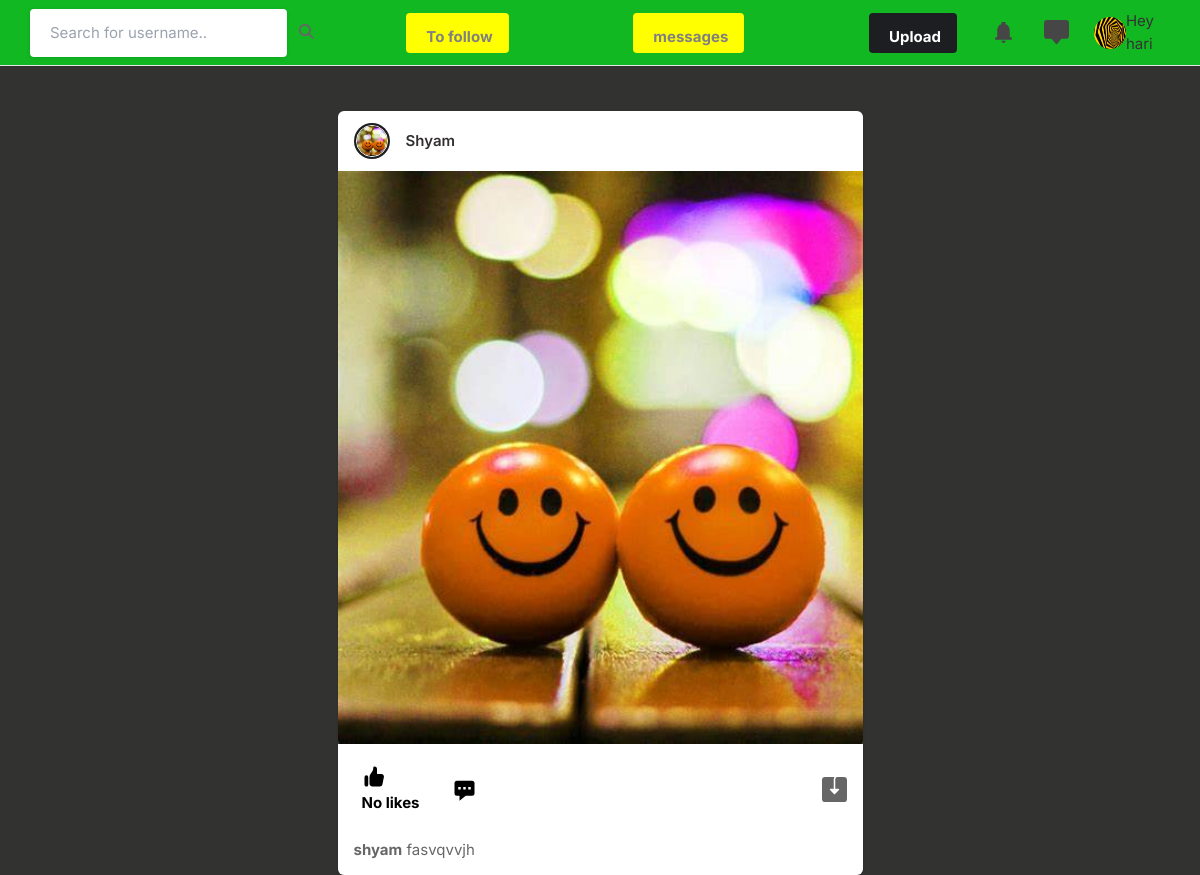
Before: / (signed in) with the older database file.
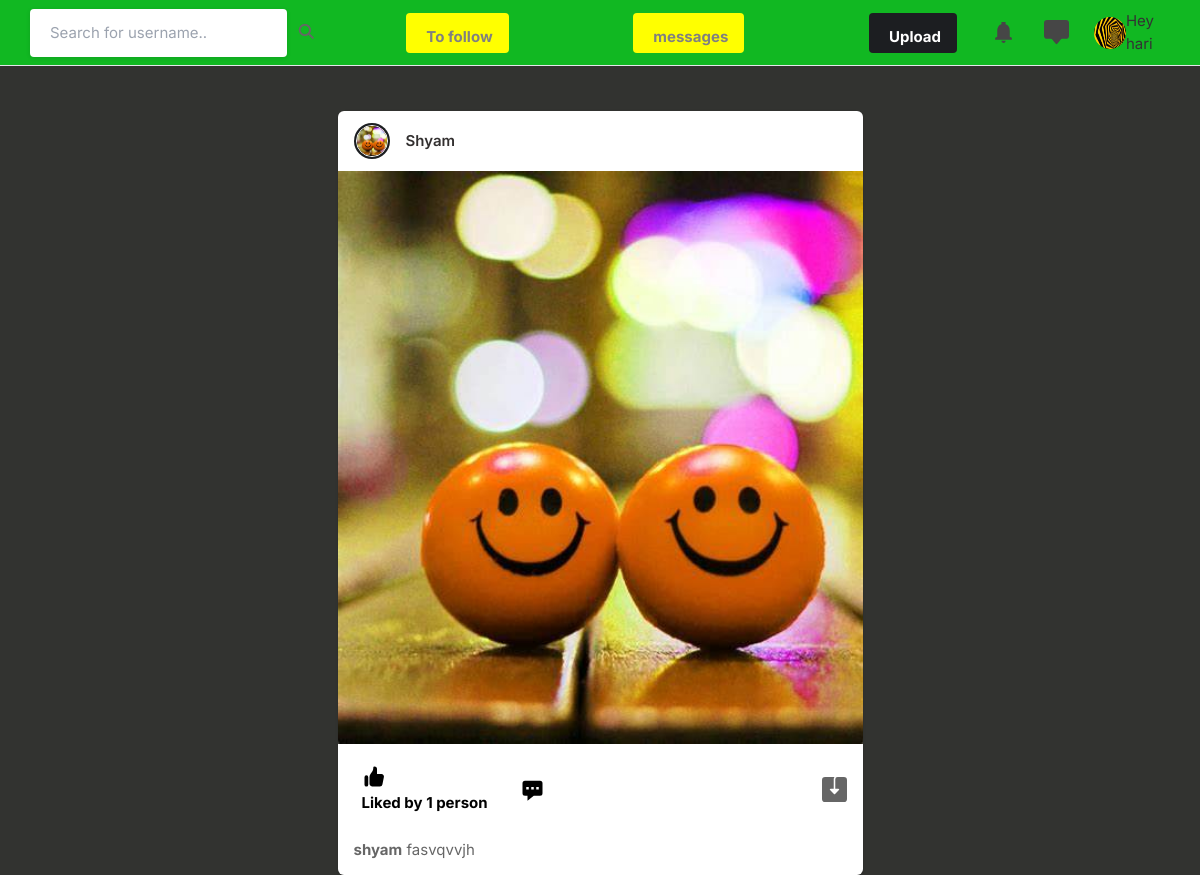
After: the same page with the newer database file.
### Social_Media_App/models.py (models this page shows, shortened)
class Profile(models.Model):
    user = models.ForeignKey(User, on_delete= models.CASCADE)
    id_user = models.IntegerField()
    bio = models.TextField(blank = True)
    profile_img = models.ImageField(upload_to = 'profile_img', default ='blank-profile-picture.png')
    location = models.CharField(max_length=100, blank=True)
    working = models.CharField(max_length=100, default=True)

class posting(models.Model):
    id = models.UUIDField(primary_key=True, default=uuid.uuid4)
    user =models.CharField(max_length=100)
    image = models.ImageField(upload_to = "posting_images")
    caption =models.TextField()
    created_at =models.DateTimeField(default=datetime.now)
    likes=models.IntegerField(default=0)

### Social_Media_App/views.py (the view)
# urls.py: path('', home),
@login_required(login_url='signin')
def home(request):
    user_object = User.objects.get(username=request.user.username)
    user_profile = Profile.objects.get(user=user_object)
    user_following_list = []
    feed = []
    user_following = followerscount.objects.filter(follower=request.user.username)
    for users in user_following:
        user_following_list.append(users.user)
    for usernames in user_following_list:
        feed_lists = posting.objects.filter(user=usernames)
        feed.append(feed_lists)
    feed_list = list(chain(*feed))
    all_users = User.objects.all()
    user_following_all = []
    for user in user_following:
        user_list = User.objects.get(username=user.user)
        user_following_all.append(user_list)
    new_suggestions_list = [x for x in list(all_users) if (x not in list(user_following_all))]
    current_user = User.objects.filter(username=request.user.username)
    final_suggestions_list = [x for x in list(new_suggestions_list) if (x not in list(current_user))]
    random.shuffle(final_suggestions_list)
    username_profile = []
    username_profile_list = []
    for users in final_suggestions_list:
        username_profile.append(users.id)
    for ids in username_profile:
        profile_lists = Profile.objects.filter(id_user=ids)
        username_profile_list.append(profile_lists)
    suggestions_username_profile_list = list(chain(*username_profile_list))
    return render(request, 'index.html', {'user_profile': user_profile, 'user_object': user_object, 'posts': feed_list,
                                          'suggestions': suggestions_username_profile_list[:4]})

### templates/index.html (shortened to what this page needs)
{% load static %}
<!DOCTYPE html>
<html lang="en">
<head>
    <link rel="stylesheet" href="{% static 'assets/css/icons.css' %}">
    <link rel="stylesheet" href="{% static 'assets/css/uikit.css' %}">
    <link rel="stylesheet" href="{% static 'assets/css/style.css' %}">
    <link rel="stylesheet" href="{% static 'assets/css/tailwind.css' %}">
    <link rel="stylesheet" href="https://cdnjs.cloudflare.com/ajax/libs/font-awesome/4.7.0/css/font-awesome.min.css">
</head>
<body style="background-color:rgb(50, 51, 48)!important ;">
    <header style="background-color: rgb(17, 184, 34);">
        <div class="header_inner">
            <form action="/search" method="post">{% csrf_token %}
                <div class="left-side">
                    <input type="text" name="username" placeholder="Search for username.."> &nbsp; &nbsp;
                    <button type="submit"><i class="fa fa-search"></i></button>
                </div>
            </form>
            <div class="right-side lg:pr-4">
                <a href="#"
                    class="bg-yellow-400 flex font-bold hidden hover:bg-transparent hover:text-white  items-right lg:block max-h-10 mr-4 px-4 py-2 rounded shado text-white">
                              To follow
                </a>
            </div>
            <div class="right-side lg:pr-4">
                <a href="#"
                    class="bg-yellow-400 flex font-bold hidden hover:bg-transparent hover:text-white  items-right lg:block max-h-10 mr-4 px-4 py-2 rounded shado text-white">
                             messages
                </a>
            </div>
            <div class="right-side lg:pr-4">
                <a href="#"
                    class="bg-pink-500 flex font-bold hidden hover:bg-pink-600 hover:text-white inline-block items-center lg:block max-h-10 mr-4 px-4 py-2 rounded shado text-white">
                              Upload
                </a>
                <a href="#" class="header-links-item">
                </a>
                <a href="#" class="header-links-item">
                </a>
                <a href="#">
                    <img src="{{user_profile.profile_img.url}}" class="header-avatar" alt="">
                </a>
                <div>
                    <h4>Hey</h4>
                    <h3>{{user_object.first_name}}</h3>
                </div>
            </div>
        </div>
    </header>
    <div class="container m-auto">
        <div class="lg:flex justify-center lg:space-x-10 lg:space-y-0 space-y-5">
            <div class="space-y-5 flex-shrink-0 lg:w-7/12">
                {% for post in posts reversed %}
                <div class="bg-white shadow rounded-md  -mx-2 lg:mx-0">
                    <div class="flex justify-between items-center px-4 py-3">
                        <div class="flex flex-1 items-center space-x-4">
                            <a href="#">
                                <div class="bg-gradient-to-tr from-yellow-600 to-pink-600 p-0.5 rounded-full">
                                    <img src="{{post.image.url}}"
                                        class="bg-gray-200 border border-white rounded-full w-8 h-8">
                                </div>
                            </a>
                            <span class="block capitalize font-semibold "> <a
                                    href="/profile/{{post.user}}">{{post.user}}</a> <br>
                            </span>
                        </div>
                        <div>
                            <a href="#"> <i
                                    class="icon-feather-more-horizontal text-2xl hover:bg-gray-200 rounded-full p-2 transition -mr-1 "></i>
                            </a>
                        </div>
                    </div>
                    <div uk-lightbox>
                        <a href="{{post.image.url}}">
                            <img src="{{post.image.url}}" width="100%" height="100%" alt="">
                        </a>
                    </div>
                    <div class="py-3 px-4 space-y-3">
                        <div class="flex space-x-4 lg:font-bold">
                            <a href="/like_post?post_id={{post.id}}" class="flex items-center space-x-2">
                                <div class="p-2 rounded-full text-black">
                                    {% if post.likes == 0 %}
                                    <p>No likes</p>
                                    {% elif post.likes == 1 %}
                                    <p>Liked by {{post.likes}} person</p>
                                    {% else %}
                                    <p>Liked by {{post.likes}} person</p>
                                    {% endif %}
                                </div>
                            </a>
                            <a href="#" class="flex items-center space-x-2">
                                <div class="p-2 rounded-full text-black">
                                    <svg xmlns="http://www.w3.org/2000/svg" viewBox="0 0 20 20" fill="currentColor"
                                        width="25" height="25" class="">
                                        <path fill-rule="evenodd"
                                            d="M18 5v8a2 2 0 01-2 2h-5l-5 4v-4H4a2 2 0 01-2-2V5a2 2 0 012-2h12a2 2 0 012 2zM7 8H5v2h2V8zm2 0h2v2H9V8zm6 0h-2v2h2V8z"
                                            clip-rule="evenodd" />
                                    </svg>
                                </div>
                            </a>
                            <a href="{{post.image.url}}" class="flex items-center space-x-2 flex-1 justify-end"
                                download>
                            </a>
                        </div>
                        <p>
                            <a href="/profile/{{post.user}}"><strong>{{post.user}}</strong> </a>{{post.caption}}
                        </p>
                    </div>
                </div>
                {% endfor %}
            </div>
        </div>
    </div>
</body>
</html>

### static/assets/css/style.css (style rules this page uses)
body { background-color: #2c508e!important; }
button { vertical-align: middle; }
input { height: 48px; line-height: 48px; padding: 0 20px; outline: none; font-size: 15px; color: #808080; max-width: 100%; width: 100%; -webkit-box-sizing: border-box; box-sizing: border-box; display: block; font-weight: 400; opacity: 1; border-radius: 4px; border: none; -webkit-box-shadow: 0 1px 4px 0px rgba(0, 0, 0, 0.12); box-shadow: 0 1px 4px 0px rgba(0, 0, 0, 0.12); }
input[type="text"], input[type="password"], input[type="email"], input[type="number"] { height: 48px; line-height: 48px; padding: 0 20px; outline: none; font-size: 15px; color: #808080; max-width: 100%; width: 100%; -webkit-box-sizing: border-box; box-sizing: border-box; display: block; font-weight: 400; opacity: 1; border-radius: 4px; border: none; -webkit-box-shadow: 0 1px 4px 0px rgba(0, 0, 0, 0.12); box-shadow: 0 1px 4px 0px rgba(0, 0, 0, 0.12); }
input { -webkit-transition: all 0.1s ease-in-out; transition: all 0.1s ease-in-out; }
::placeholder { color: #808080; opacity: 1; }
button { border: none; margin: 0; padding: 0; width: auto; overflow: visible; background: transparent; color: inherit; font: inherit; line-height: normal; cursor: pointer; }
a { color: #be185d; -webkit-transition: 0.3s; transition: 0.3s; outline: none !important; }
button { outline: none !important; }
img { max-width: 100%; }
body { color: #666; font-size: 15px; line-height: 27px; background-color: #f0f2f5; font-family: "Inter", sans-serif; text-transform: none; }
body p { font-size: 15px; line-height: 27px; }
h1, h2, h3, h4, h5, h6 { font-family: "Inter", sans-serif; text-transform: none; }
input[type="text"], input[type="password"], input[type="email"] { font-family: "Inter", sans-serif; text-transform: none; }
button, body .pac-container { font-family: "Inter", sans-serif; text-transform: none; }
h1, h2, h3, h4, h5, h6 { color: #333; font-weight: 500; margin: 0; padding: 0; }
h3 { font-size: 22px; }
h4 { font-size: 15px; }
b, strong { font-weight: 700 !important; }
@media (min-width: 1024px) { .container { max-width: 900px !important; padding-top: 45px; } }
header { background-color: #fff; left: 0; right: 0; top: 0; z-index: 99; height: 66px; display: -webkit-box; display: -ms-flexbox; display: flex; -webkit-box-align: center; -ms-flex-align: center; align-items: center; border-bottom: 1px solid #e5e7eb; }
header .header_inner { display: -webkit-box; display: -ms-flexbox; display: flex; -webkit-box-align: center; -ms-flex-align: center; align-items: center; max-width: 1090px; margin: auto; width: 100%; max-width: 100% !important; padding: 0 30px; }
header .header_inner .left-side { display: -webkit-box; display: -ms-flexbox; display: flex; -webkit-box-align: center; -ms-flex-align: center; align-items: center; }
header .header_inner .right-side { display: -webkit-box; display: -ms-flexbox; display: flex; -webkit-box-align: center; -ms-flex-align: center; align-items: center; -webkit-box-pack: end; -ms-flex-pack: end; justify-content: flex-end; margin-left: auto; }
header .header_inner .right-side .header-links-item { padding: 10px; margin-left: 8px; }
header .header_inner .right-side .header-links-item svg { width: 25px; height: 25px; color: #464646; }
header .header_inner .right-side .header-avatar { width: 32px; height: 32px; border-radius: 100%; margin-left: 15px; }

### templates/index.html (style rules this page uses)
.capitalize { color: rgb(51, 48, 48); }
.bg-yellow-400 { background-color: yellow; color: grey; }
.right-side { left: 72%; }

Changed rows visible on the page:
changed posting "Shyam": likes (not shown) → "1"; likes "No likes" → "Liked by person"
